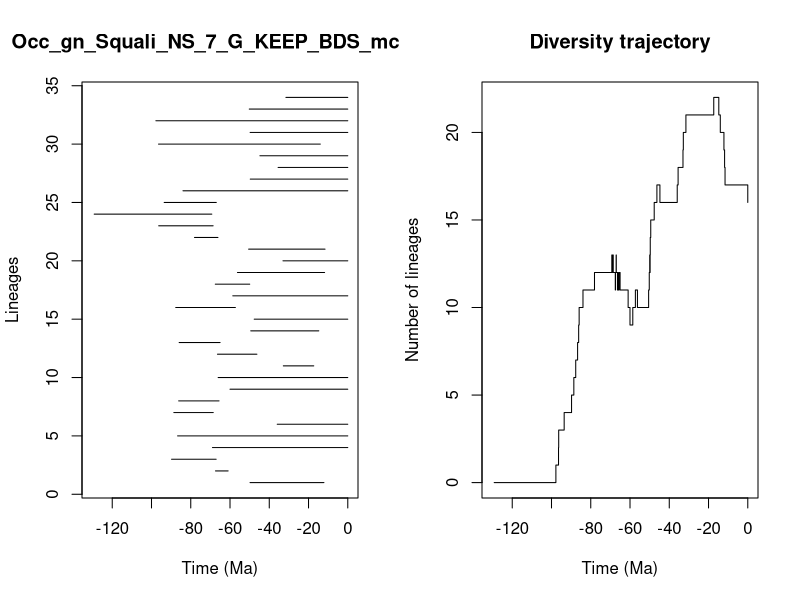

Write the R code that produced this figure.


pdf(file='../Results/Genus_NS/5_MA_bins_EP/pyrate_mcmc_logs/Occ_gn_Squali_NS_7_G_KEEP_BDS_mcmc_LTT.pdf',width=0.6*20, height=0.6*10)
title = "Occ_gn_Squali_NS_7_G_KEEP_BDS_mcmc"
ts=c(49.79332393872012, 67.39524806843384,89.78055494638764,68.94071015332725,86.70127337685048,35.94305907121272,88.62060296591,86.16096218830997,60.00889269040421,66.04890089011104,32.83904881852448,66.39466439254171,85.91419286464107,49.43617895943797,47.671508393076444,87.65782892871032,58.58286223735957,67.50180890137993,56.210465353717545,33.01342511227692,50.51814429468423,78.09523214476626,96.3323913374703,129.19822685511122,93.54420286650043,83.96187350630593,49.6855459240232,35.49853196979844,44.76208060701669,96.41918379260045,49.75377399228014,97.76245384710704,50.192001118648605,31.519674686387205)
te=c(12.149738781566626, 60.955883521976666,67.06763779604306,0.0,0.0,0.0,68.5390768174583,65.59560243699008,0.0,0.0,17.336267098750348,46.297671811866145,65.05350321777759,14.764058628621765,0.0,57.26286542528454,0.0,49.956349685575,11.814430503051875,0.0,11.582803081476502,66.14394492673073,68.59096414561282,69.27327770005503,66.98584489178782,0.0,0.0,0.0,0.0,14.001335880490172,0.0,0.0,0.0,0.0)
div_traj=c(0, 1,2,3,4,5,6,7,8,9,10,11,12,13,12,13,12,11,12,13,12,11,12,11,12,11,10,9,10,11,10,11,12,13,12,13,14,15,16,17,16,17,18,19,20,21,22,21,20,19,18,17,16)
time_events=c(129.19822685511122, 97.76245384710704,96.41918379260045,96.3323913374703,93.54420286650043,89.78055494638764,88.62060296591,87.65782892871032,86.70127337685048,86.16096218830997,85.91419286464107,83.96187350630593,78.09523214476626,69.27327770005503,68.94071015332725,68.59096414561282,68.5390768174583,67.50180890137993,67.39524806843384,67.06763779604306,66.98584489178782,66.39466439254171,66.14394492673073,66.04890089011104,65.59560243699008,65.05350321777759,60.955883521976666,60.00889269040421,58.58286223735957,57.26286542528454,56.210465353717545,50.51814429468423,50.192001118648605,49.956349685575,49.79332393872012,49.75377399228014,49.6855459240232,49.43617895943797,47.671508393076444,46.297671811866145,44.76208060701669,35.94305907121272,35.49853196979844,33.01342511227692,32.83904881852448,31.519674686387205,17.336267098750348,14.764058628621765,14.001335880490172,12.149738781566626,11.814430503051875,11.582803081476502,0.0)
                par(mfrow=c(1,2))
                L = length(ts)
                plot(ts, 1:L , xlim=c(-max(ts)-1,0), pch=20, type="n", main=title,xlab="Time (Ma)",ylab="Lineages")
                for (i in 1:L){segments(x0=-te[i],y0=i,x1=-ts[i],y1=i)}    
                t = -time_events
                plot(div_traj ~ t,type="s", main = "Diversity trajectory",xlab="Time (Ma)",ylab="Number of lineages",xlim=c(-max(ts)-1,0))
                abline(v=c(65,200,251,367,445),lty=2,col="gray")
                
